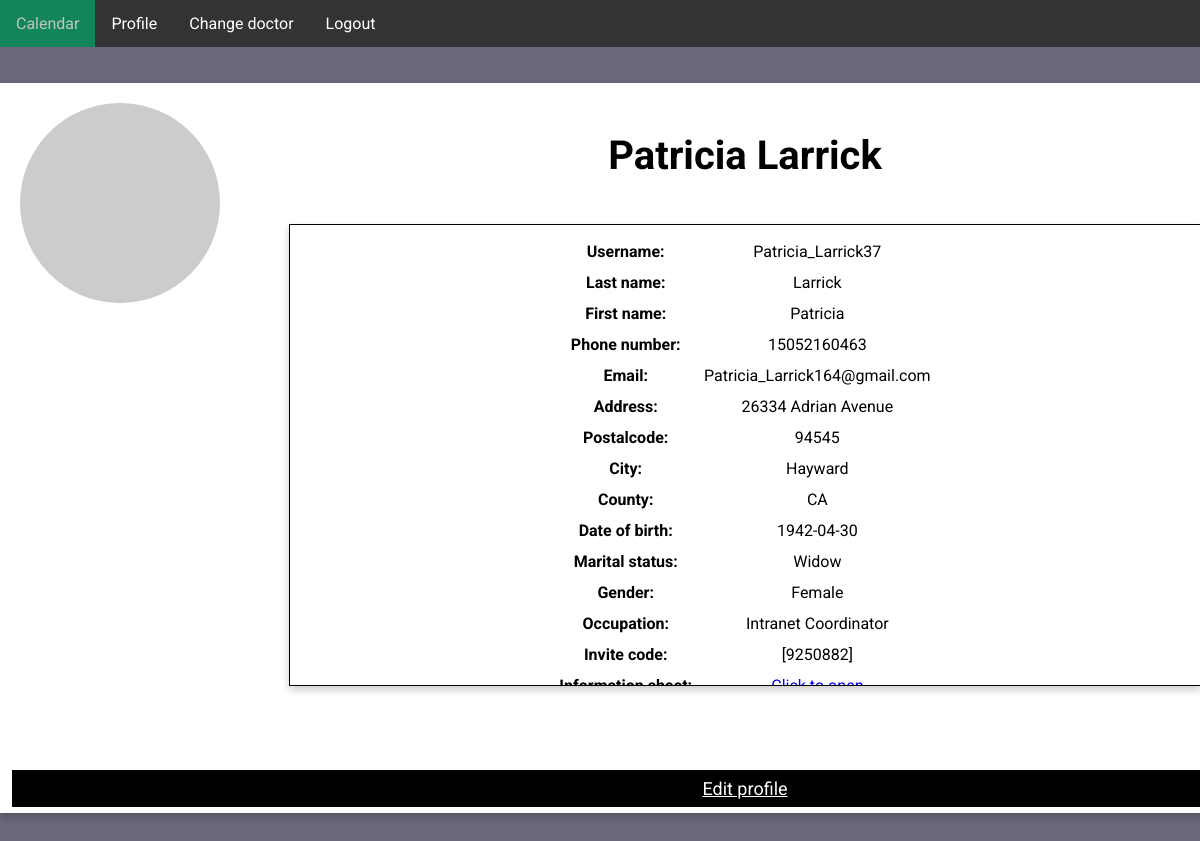
/patient-profile (signed in), run on the app's committed database.
### app/domain/entities.py (models this page shows, shortened)
class Patient(db.Model):
    __tablename__ = "patient"
    id = db.Column(db.Integer, primary_key=True)
    username = db.Column(db.String(64), index=True, unique=True)
    first_name = db.Column(db.String(64), index=True)
    last_name = db.Column(db.String(64), index=True)
    phone_number = db.Column(db.Integer, index=True, unique=True)
    email = db.Column(db.String(128), index=True, unique=True)
    address = db.Column(db.String(256), index=True)
    postalcode = db.Column(db.String(256), index=True)
    city = db.Column(db.String(256), index=True)
    state = db.Column(db.String(256), index=True)
    passport_id = db.Column(db.String(16), index=True, unique=True)
    birth_date = db.Column(db.String(128), index=True)
    marital_status = db.Column(db.String(16), index=True)
    gender = db.Column(db.String(8), index=True)
    occupation = db.Column(db.String(256), index=True)
    invite_code = db.relationship('InviteCode', backref='patient')
    password_hash = db.Column(db.String(256), index=True, unique=False)
    doctor_id = db.Column(db.Integer, db.ForeignKey('doctor.id'))
    transfer = db.Column(db.Integer, index=True)
    profile_picture = db.Column(db.String(256))
    consultations = db.relationship('Consultation', backref='patient')
    information_sheet = db.relationship('InformationSheet', backref='patient')
    given_rating = db.Column(db.Integer, index=True)
    def avatar(self, size):
        digest = md5(self.email.lower().encode('utf-8')).hexdigest()
        return 'https://www.gravatar.com/avatar/{}?d=identicon&s={}'.format(
            digest, size)

class InviteCode(db.Model):
    __tablename__ = "invite_code"
    id = db.Column(db.Integer, index=True, primary_key=True)
    invite_code = db.Column(db.Integer)
    patient_id = db.Column(db.Integer, db.ForeignKey('patient.id'), index=True)
    doctor_id = db.Column(db.Integer, db.ForeignKey('doctor.id'), index=True)
    def __repr__(self):
        return f'{self.invite_code}'

### app/ui/ui.py (the view)
    @staticmethod
    @app.route('/patient-profile')
    def patient_profile():
        if "patient" not in service.session:
            return redirect(url_for('home'))
        patient = service.get_patient_by_id(service.session['patient'])
        return render_template('patient-profile.html', patient=patient)

### app/repository/database.py (called while the page is built)
    def find_patient_by_id(self, patient_id):
        patient = self.db.session.get(Patient, patient_id)
        if patient is None:
            raise ValueError("Patient not found")
        return patient

### app/service/service.py (called while the page is built)
    def get_patient_by_id(self, patient_id):
        return self.db.find_patient_by_id(patient_id)

### app/ui/ui.py (called while the page is built)
    @staticmethod
    @app.before_request
    def before_request():
        flask.session.permanent = True
        app.permanent_session_lifetime = datetime.timedelta(minutes=5)
        flask.session.modified = True

### app/templates/patient-profile.html (shortened to what this page needs)
<!DOCTYPE html>
<html lang="en">
<head>
    <link rel="stylesheet" href="../static/main-style.css">
    <link rel="stylesheet" href="https://cdnjs.cloudflare.com/ajax/libs/font-awesome/4.7.0/css/font-awesome.min.css">
</head>
<body>
    <section class="header">
            <div class="navbar">
                <a href="/patient-home">Calendar</a>
                <a href="/patient-profile">Profile</a>
                <a href="/change-medic">Change doctor</a>
                <a href="{{ url_for('logout') }}">Logout</a>
            </div>
            <div class="main-box">
                {% if patient.profile_picture==None %}
                    <img src="{{ patient.avatar(128) }}" class="profile-img" alt="{{ patient.username }}">
                {% else %}
                    <img src="../static/files/profile_picture_patient/{{patient.profile_picture}}" class="profile-img" alt="{{ patient.username }}">
                {% endif %}
                  <h1 class="name">{{patient.first_name}} {{patient.last_name}}</h1>
                  <div class="profile-box">
                    <table class="medic-table">
                        <tr>
                            <th>Username:</th>
                            <td>{{patient.username}}</td>
                        </tr>
                        <tr>
                            <th>Last name:</th>
                            <td>{{patient.last_name}}</td>
                        </tr>
                        <tr>
                            <th>First name:</th>
                            <td>{{patient.first_name}}</td>
                        </tr>
                        <tr>
                            <th>Phone number:</th>
                            <td>{{patient.phone_number}}</td>
                        </tr>
                        <tr>
                            <th>Email:</th>
                            <td>{{patient.email}}</td>
                        </tr>
                        <tr>
                            <th>Address:</th>
                            <td>{{patient.address}}</td>
                        </tr>
                        <tr>
                            <th>Postalcode:</th>
                            <td>{{patient.postalcode}}</td>
                        </tr>
                        <tr>
                            <th>City:</th>
                            <td>{{patient.city}}</td>
                        </tr>
                        <tr>
                            <th>County:</th>
                            <td>{{patient.state}}</td>
                        </tr>
                        <tr>
                            <th>Date of birth:</th>
                            <td>{{patient.birth_date}}</td>
                        </tr>
                        <tr>
                            <th>Marital status:</th>
                            <td>{{patient.marital_status}}</td>
                        </tr>
                        <tr>
                            <th>Gender:</th>
                            <td>{{patient.gender}}</td>
                        </tr>
                        <tr>
                            <th>Occupation:</th>
                            <td>{{patient.occupation}}</td>
                        </tr>
                        <tr>
                            <th>Invite code:</th>
                            <td>{{patient.invite_code}}</td>
                        </tr>
                        <tr>
                            <th>Information sheet:</th>
                            <td><a href="/information-sheet">Click to open</a></td>
                        </tr>
                    </table>
                  </div>
                  <p><a href="/edit-patient" class="contact-btn">Edit profile</a></p>
            </div>
    </section>
</body>
</html>

### app/static/main-style.css (style rules this page uses)
* { margin: 0; padding: 0; font-family: 'Roboto', sans-serif; }
.header { min-height: 100vh; width: 100%; background-color:#6b667a; background-position: center; background-size: cover; position: relative; overflow: auto; }
.navbar { overflow: auto; background-color: #333; font-family: Arial; }
.navbar a { left: 80px; float: left; font-size: 16px; color: white; text-align: center; padding: 14px 16px; text-decoration: none; }
.main-box { box-shadow: 0 4px 8px 0 rgba(0, 0, 0, 0.2); width: 1480px; height: 720px; position: relative; margin: 3% auto; background: #fff; padding: 5px; text-align: center; }
.name { margin: 3% auto; font-size: 40px; }
.contact-btn { position: relative; top: 40px; border: none; outline: 0; display: inline-block; padding: 8px; color: white; background-color: #000; text-align: center; cursor: pointer; width: 98%; font-size: 18px; }
.profile-img { width: 200px; position: absolute; top: 20px; left: 20px; border-radius: 50%; }
.profile-box { width: 900px; height: 450px; border: 1px solid #000; box-shadow: 0 4px 8px 0 rgba(0, 0, 0, 0.2); position: relative; margin: 3% auto; background: #fff; padding: 5px; overflow: auto; text-align: center; }
.medic-table, th, td { margin: auto; padding: 5px; }

### data on the page
Patient: first_name "Patricia", last_name "Larrick", username "Patricia_Larrick37", phone_number "15052160463", email "Patricia_Larrick164@gmail.com", address "26334 Adrian Avenue", postalcode "94545", city "Hayward", state "CA", birth_date "1942-04-30", marital_status "Widow", gender "Female", occupation "Intranet Coordinator"
InviteCode: invite_code "[9250882]"
